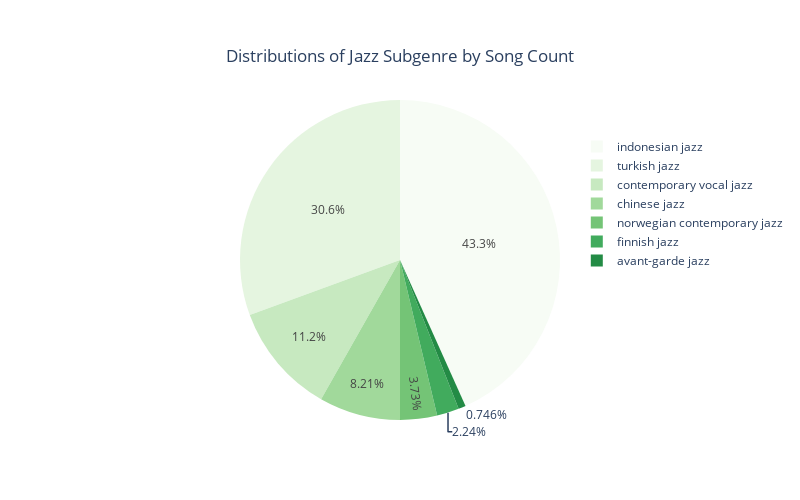

Notebook code for this chart:
### Code cell
# Jazz
df_jazz_count = df[df['genre'] == 'jazz'].groupby('sub_genre')['sub_genre'].count().reset_index(name='count')
fig = px.pie(df_jazz_count, values='count', names='sub_genre',
             title='Distributions of Jazz Subgenre by Song Count',
             hover_data=['count'], labels={'sub_genre':'Subgenre'},
             height=500,
             width=800,
             color_discrete_sequence=px.colors.sequential.Greens)
fig.update_layout(uniformtext_minsize=10, uniformtext_mode='hide')
fig.update_layout(
    title={
        'y':0.9,
        'x':0.5,
        'xanchor': 'center',
        'yanchor': 'top'},
    legend={
        'y':0.9,
        'x':1.2,
        'xanchor': 'right',
        'yanchor': 'top'})
fig.show(config=config)

### Figure 1 — Plotly figure (JSON) as saved in the notebook; plotly's stock layout.template omitted (floating-point values rounded to 4 significant figures)
{"data": [{"customdata": [[1], [11], [15], [3], [58], [5], [41]], "domain": {"x": [0, 1], "y": [0, 1]}, "hovertemplate": "Subgenre=%{label}<br>count=%{customdata[0]}<extra></extra>", "labels": ["avant-garde jazz", "chinese jazz", "contemporary vocal jazz", "finnish jazz", "indonesian jazz", "norwegian contemporary jazz", "turkish jazz"], "legendgroup": "", "name": "", "showlegend": true, "type": "pie", "values": [1, 11, 15, 3, 58, 5, 41]}], "layout": {"height": 500, "legend": {"tracegroupgap": 0, "x": 1.2, "xanchor": "right", "y": 0.9, "yanchor": "top"}, "piecolorway": ["rgb(247,252,245)", "rgb(229,245,224)", "rgb(199,233,192)", "rgb(161,217,155)", "rgb(116,196,118)", "rgb(65,171,93)", "rgb(35,139,69)", "rgb(0,109,44)", "rgb(0,68,27)"], "title": {"text": "Distributions of Jazz Subgenre by Song Count", "x": 0.5, "xanchor": "center", "y": 0.9, "yanchor": "top"}, "uniformtext": {"minsize": 10, "mode": "hide"}, "width": 800}}
